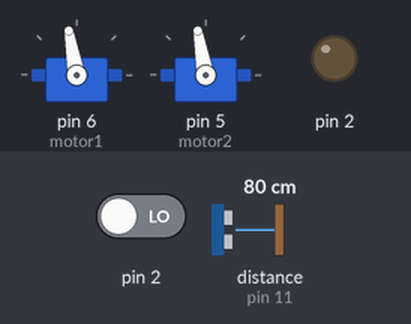
Bench run of a sketch on a simulated Arduino Uno, built with avr-gcc and run on an emulated ATmega328P. Parts: 2 × servo, output pins drawn as LEDs (lit = HIGH). Inputs (shaded band) come from the test bench; at power-on: distance to the obstacle (sensor on pin 11) 80 cm, pin 2 LOW. What the sketch prints to the serial monitor is not drawn.

Above: at 1.2 s.
1.3 s: distance to the obstacle (sensor on pin 11) set to 2 cm
At 3.1 s:
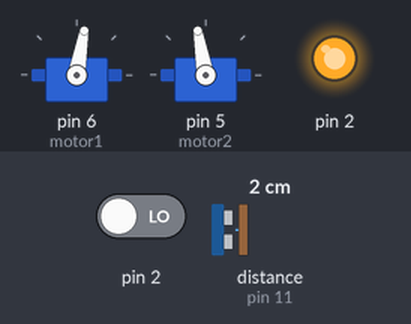
3.8 s: distance to the obstacle (sensor on pin 11) set to 16 cm
5.5 s: distance to the obstacle (sensor on pin 11) set to 21 cm
At 7.7 s:
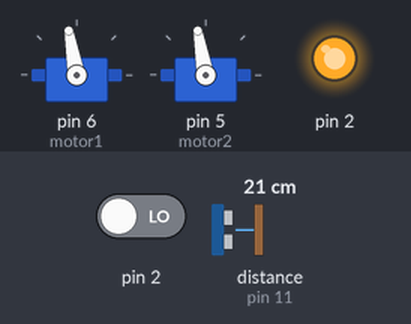
8.5 s: distance to the obstacle (sensor on pin 11) set to 4 cm
At 8.9 s:
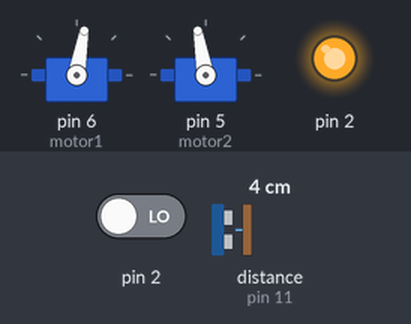
11.0 s: distance to the obstacle (sensor on pin 11) set to 35 cm
At 11.99 s:
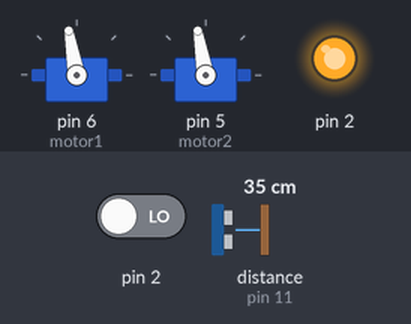
14.0 s: distance to the obstacle (sensor on pin 11) set to 9 cm
At 16.3 s:
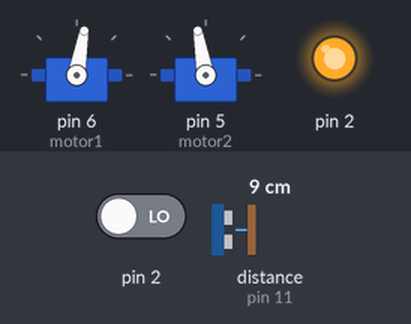
Timing chart, 0 to 17.5 s (numbered marks = the images above; inputs shaded):
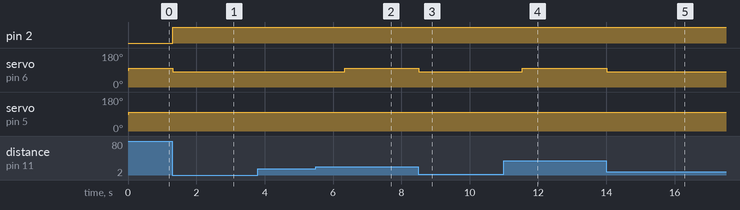

The sketch:

ervilhaMazoquista_bkp.ino
```cpp
#include <Ultrasonic.h>
#include<Servo.h>

Servo motor1;
Servo motor2;
int   sensor=7;
int valorSensor;
Ultrasonic ultrasonic(12,11);

void setup(){
  motor1.attach(6);
  motor2.attach(5);
  pinMode(sensor,INPUT);

  Serial.begin(9600);
  }

void loop(){

  float cmMsec;
 long microsec = ultrasonic.timing();
 cmMsec = ultrasonic.convert(microsec,Ultrasonic::CM);
 //Serial.print(cmMsec);
 //Serial.println(" cm");


  valorSensor = RCTime(2); // sensor de linha ligado na porta digital 2
 Serial.println(valorSensor);


  if(valorSensor  < 100){
    if(cmMsec < 18 ){
      motor1.write(80);
      motor2.write(100);
      delay(1000);
    }
    else{
      motor1.write(100);
      motor2.write(100);

    }

  }else{
    motor1.write(100);
    motor2.write(80);
    delay(800);
    motor1.write(100);
    motor2.write(100);
    delay(1000);

  }
}


long RCTime(int sensorIn){
   long duration = 0;
   pinMode(sensorIn, OUTPUT);     // Make pin OUTPUT
   digitalWrite(sensorIn, HIGH);  // Pin HIGH (discharge capacitor)
   delay(1);                      // Wait 1ms
   pinMode(sensorIn, INPUT);      // Make pin INPUT
   digitalWrite(sensorIn, LOW);   // Turn off internal pullups
   while(digitalRead(sensorIn)){  // Wait for pin to go LOW
      duration++;
   }
   return duration;
}
```

Measured:
- the behaviour switches between 18 and 19 cm on distance to the obstacle (sensor on pin 11) (found by bisection; images 1 and 2)
- after the input at 1.3 s, pin 2: LOW → HIGH after 0.01 s instead of 2.5 s; servo on pin 6 (motor1): 100° → 80° at once
- after the input at 5.5 s, servo on pin 6 (motor1): 80° → 100° after 0.84 s
- after the input at 8.5 s, servo on pin 6 (motor1): 100° → 80° at once
- after the input at 11.0 s, servo on pin 6 (motor1): 80° → 100° after 0.53 s
- after the input at 14.0 s, servo on pin 6 (motor1): 100° → 80° at once
